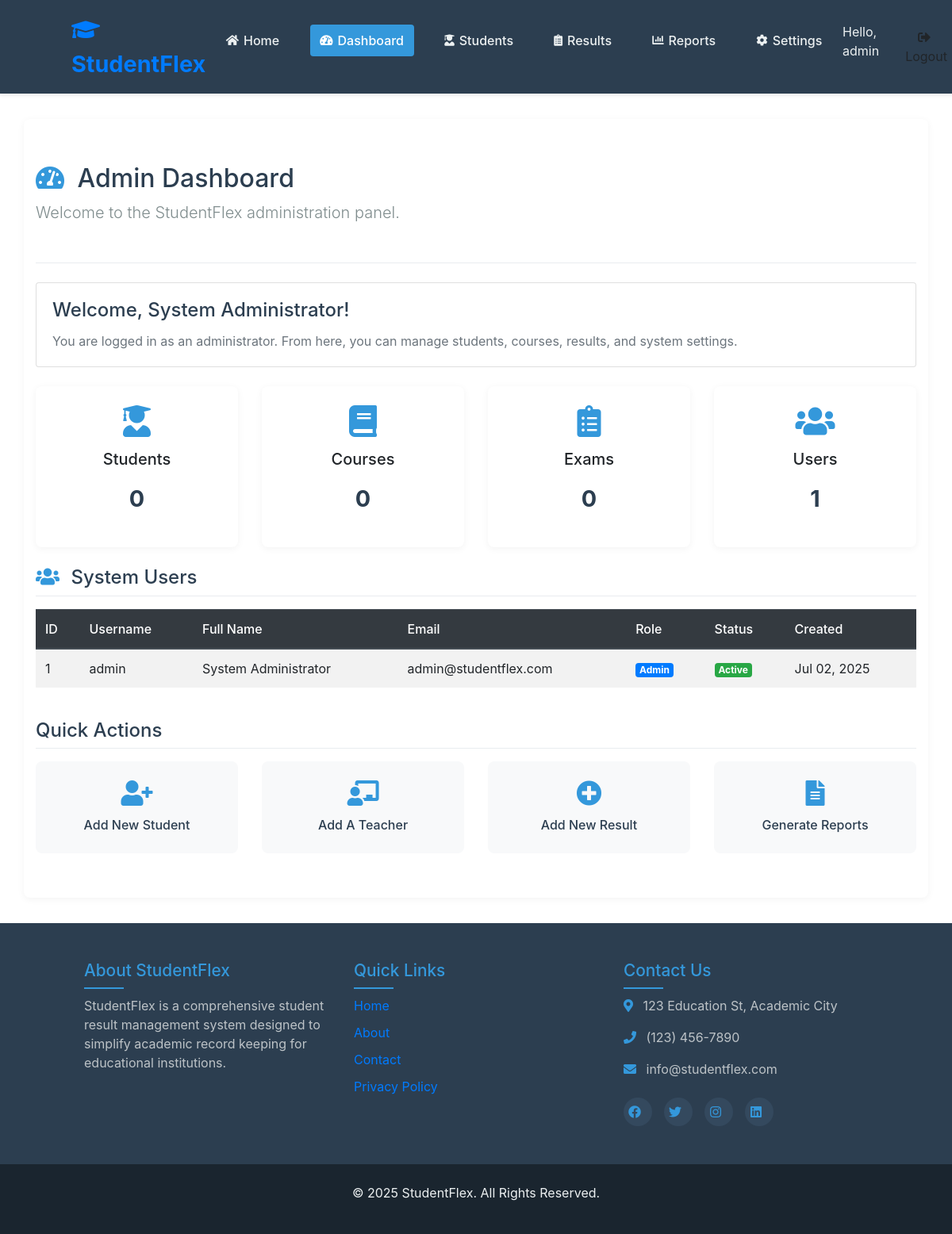
Page /admin/dashboard.php (signed in) on the committed database.
### tables this page shows
CREATE TABLE IF NOT EXISTS users (
    id INT AUTO_INCREMENT PRIMARY KEY,
    username VARCHAR(50) UNIQUE NOT NULL,
    password VARCHAR(255) NOT NULL,
    full_name VARCHAR(100) NOT NULL,
    email VARCHAR(100) UNIQUE NOT NULL,
    role ENUM('admin', 'student') NOT NULL,
    status ENUM('active', 'inactive') DEFAULT 'active',
    created_at TIMESTAMP DEFAULT CURRENT_TIMESTAMP,
    updated_at TIMESTAMP DEFAULT CURRENT_TIMESTAMP ON UPDATE CURRENT_TIMESTAMP
);

### admin/dashboard.php (the view, shortened to what this page needs)
<?php
require_once "../config/db.php";
$users = [];
if(!isset($error_message)) {
    $sql = "SELECT id, username, full_name, email, role, status, created_at FROM users ORDER BY id";
    $result = mysqli_query($conn, $sql);
    if($result) {
        while($row = mysqli_fetch_assoc($result)) {
            $users[] = $row;
        }
    } else {
        $users_error = "Error fetching users: " . mysqli_error($conn);
    }
}
include_once "../includes/header.php";
?>
<div class="container main-content">
    <?php if(isset($error_message)): ?>
        <div class="alert alert-danger mt-4">
            <h4><i class="fas fa-exclamation-triangle"></i> Error</h4>
            <p><?php echo $error_message; ?></p>
            <a href="../index.php" class="btn btn-secondary mt-3">Back to Home</a>
        </div>
    <?php else: ?>
        <div class="admin-dashboard">
            <div class="dashboard-header">
                <h1><i class="fas fa-tachometer-alt"></i> Admin Dashboard</h1>
                <p class="lead">Welcome to the StudentFlex administration panel.</p>
            </div>
            <div class="dashboard-welcome mt-4">
                <div class="card">
                    <div class="card-body">
                        <h4 class="card-title">Welcome, <?php echo htmlspecialchars($_SESSION["full_name"]); ?>!</h4>
                        <p class="card-text">You are logged in as an administrator. From here, you can manage students, courses, results, and system settings.</p>
                    </div>
                </div>
            </div>
            <div class="dashboard-stats mt-4">
                <div class="row">
                    <div class="col-md-3">
                        <div class="stat-card">
                            <div class="stat-card-body">
                                <i class="fas fa-user-graduate stat-icon"></i>
                                <h5>Students</h5>
                                <p class="stat-number">0</p>
                            </div>
                        </div>
                    </div>
                    <div class="col-md-3">
                        <div class="stat-card">
                            <div class="stat-card-body">
                                <i class="fas fa-book stat-icon"></i>
                                <h5>Courses</h5>
                                <p class="stat-number">0</p>
                            </div>
                        </div>
                    </div>
                    <div class="col-md-3">
                        <div class="stat-card">
                            <div class="stat-card-body">
                                <i class="fas fa-clipboard-list stat-icon"></i>
                                <h5>Exams</h5>
                                <p class="stat-number">0</p>
                            </div>
                        </div>
                    </div>
                    <div class="col-md-3">
                        <div class="stat-card">
                            <div class="stat-card-body">
                                <i class="fas fa-users stat-icon"></i>
                                <h5>Users</h5>
                                <p class="stat-number"><?php echo count($users); ?></p>
                            </div>
                        </div>
                    </div>
                </div>
            </div>
            <div class="users-section mt-4">
                <h4><i class="fas fa-users"></i> System Users</h4>
                <?php if(isset($users_error)): ?>
                    <div class="alert alert-danger">
                        <?php echo $users_error; ?>
                    </div>
                <?php else: ?>
                    <div class="table-responsive">
                        <table class="table table-striped table-hover users-table">
                            <thead class="thead-dark">
                                <tr>
                                    <th>ID</th>
                                    <th>Username</th>
                                    <th>Full Name</th>
                                    <th>Email</th>
                                    <th>Role</th>
                                    <th>Status</th>
                                    <th>Created</th>
                                </tr>
                            </thead>
                            <tbody>
                                <?php if(empty($users)): ?>
                                    <tr>
                                        <td colspan="7" class="text-center">No users found in the database.</td>
                                    </tr>
                                <?php else: ?>
                                    <?php foreach($users as $user): ?>
                                        <tr>
                                            <td><?php echo $user['id']; ?></td>
                                            <td><?php echo htmlspecialchars($user['username']); ?></td>
                                            <td><?php echo htmlspecialchars($user['full_name']); ?></td>
                                            <td><?php echo htmlspecialchars($user['email']); ?></td>
                                            <td>
                                                <span class="badge badge-<?php echo $user['role'] == 'admin' ? 'primary' : 'info'; ?>">
                                                    <?php echo ucfirst(htmlspecialchars($user['role'])); ?>
                                                </span>
                                            </td>
                                            <td>
                                                <span class="badge badge-<?php echo $user['status'] == 'active' ? 'success' : 'secondary'; ?>">
                                                    <?php echo ucfirst(htmlspecialchars($user['status'])); ?>
                                                </span>
                                            </td>
                                            <td><?php echo date('M d, Y', strtotime($user['created_at'])); ?></td>
                                        </tr>
                                    <?php endforeach; ?>
                                <?php endif; ?>
                            </tbody>
                        </table>
                    </div>
                <?php endif; ?>
            </div>
            <div class="quick-actions mt-4">
                <h4>Quick Actions</h4>
                <div class="row mt-3">
                    <div class="col-md-3">
                        <a href="#" class="action-link">
                            <div class="action-card">
                                <i class="fas fa-user-plus"></i>
                                <span>Add New Student</span>
                            </div>
                        </a>
                    </div>
                    <div class="col-md-3">
                        <a href="add-teacher.php" class="action-link">
                            <div class="action-card">
                                <i class="fas fa-chalkboard-teacher"></i>
                                <span>Add A Teacher</span>
                            </div>
                        </a>
                    </div>
                    <div class="col-md-3">
                        <a href="#" class="action-link">
                            <div class="action-card">
                                <i class="fas fa-plus-circle"></i>
                                <span>Add New Result</span>
                            </div>
                        </a>
                    </div>
                    <div class="col-md-3">
                        <a href="#" class="action-link">
                            <div class="action-card">
                                <i class="fas fa-file-alt"></i>
                                <span>Generate Reports</span>
                            </div>
                        </a>
                    </div>
                </div>
            </div>
        </div>
    <?php endif; ?>
</div>
<?php
include_once "../includes/footer.php";
?>

### includes/header.php (shortened to what this page needs)
<?php
$root_path = '';
if (strpos($_SERVER['PHP_SELF'], '/admin/') !== false) {
    $root_path = '../';
}
?>
<!DOCTYPE html>
<html lang="en">
<head>
    <link rel="stylesheet" href="<?php echo $root_path; ?>assets/css/styles.css">
    <link rel="stylesheet" href="https://cdnjs.cloudflare.com/ajax/libs/font-awesome/5.15.3/css/all.min.css">
 <link rel="stylesheet" href="https://cdn.jsdelivr.net/npm/bootstrap@4.6.2/dist/css/bootstrap.min.css">
<link rel="stylesheet" href="https://cdnjs.cloudflare.com/ajax/libs/font-awesome/5.15.3/css/all.min.css" />
</head>
<body>
    <header>
        <div class="header-container">
            <div class="logo">
                <a href="<?php echo $root_path; ?>index.php">
                    <i class="fas fa-graduation-cap"></i> StudentFlex
                </a>
            </div>
            <nav class="main-nav">
                <ul class="nav-menu">
                    <li class="nav-item">
                        <a href="<?php echo $root_path; ?>index.php" class="<?php echo basename($_SERVER['PHP_SELF']) == 'index.php' ? 'active' : ''; ?>">
                            <i class="fas fa-home"></i> Home
                        </a>
                    </li>
                    <?php if(isset($_SESSION["loggedin"]) && $_SESSION["loggedin"] === true && $_SESSION["role"] == "admin"): ?>
                        <li class="nav-item">
                            <a href="<?php echo $root_path; ?>admin/dashboard.php" class="<?php echo basename($_SERVER['PHP_SELF']) == 'dashboard.php' ? 'active' : ''; ?>">
                                <i class="fas fa-tachometer-alt"></i> Dashboard
                            </a>
                        </li>
                    <?php endif; ?>
                    <li class="nav-item"><a href="#"><i class="fas fa-user-graduate"></i> Students</a></li>
                    <li class="nav-item"><a href="#"><i class="fas fa-clipboard-list"></i> Results</a></li>
                    <li class="nav-item"><a href="#"><i class="fas fa-chart-bar"></i> Reports</a></li>
                    <li class="nav-item"><a href="#"><i class="fas fa-cog"></i> Settings</a></li>
                </ul>
            </nav>
            <div class="auth-buttons">
                <?php if(isset($_SESSION["loggedin"]) && $_SESSION["loggedin"] === true): ?>
                    <span class="user-greeting">Hello, <?php echo htmlspecialchars($_SESSION["username"]); ?></span>
                    <a href="<?php echo $root_path; ?>logout.php" class="btn btn-logout"><i class="fas fa-sign-out-alt"></i> Logout</a>
                <?php else: ?>
                    <a href="<?php echo $root_path; ?>login.php" class="btn btn-login"><i class="fas fa-sign-in-alt"></i> Login</a>
                <?php endif; ?>
            </div>
        </div>
    </header>
    <main>

### includes/footer.php (shortened to what this page needs)
</main>
    <footer>
        <div class="footer-container">
            <div class="footer-section about">
                <h3>About StudentFlex</h3>
                <p>StudentFlex is a comprehensive student result management system designed to simplify academic record keeping for educational institutions.</p>
            </div>
            <div class="footer-section links">
                <h3>Quick Links</h3>
                <ul>
                    <li><a href="<?php echo isset($root_path) ? $root_path : ''; ?>index.php">Home</a></li>
                    <li><a href="#">About</a></li>
                    <li><a href="#">Contact</a></li>
                    <li><a href="#">Privacy Policy</a></li>
                </ul>
            </div>
            <div class="footer-section contact">
                <h3>Contact Us</h3>
                <p><i class="fas fa-map-marker-alt"></i> 123 Education St, Academic City</p>
                <p><i class="fas fa-phone"></i> (123) 456-7890</p>
                <p><i class="fas fa-envelope"></i> info@studentflex.com</p>
                <div class="social-icons">
                    <a href="#"><i class="fab fa-facebook"></i></a>
                    <a href="#"><i class="fab fa-twitter"></i></a>
                    <a href="#"><i class="fab fa-instagram"></i></a>
                    <a href="#"><i class="fab fa-linkedin"></i></a>
                </div>
            </div>
        </div>
        <div class="footer-bottom">
            <p>&copy; <?php echo date('Y'); ?> StudentFlex. All Rights Reserved.</p>
        </div>
    </footer>
</body>
</html>

### rows in the picture
users: id "1", username "admin", full_name "System Administrator", email "admin@studentflex.com", role "Admin", status "Active", created_at "Jul 02, 2025"

### other values in the picture
$_SESSION["username"] "admin"
$_SESSION["full_name"] "System Administrator"
count($users) "1"
